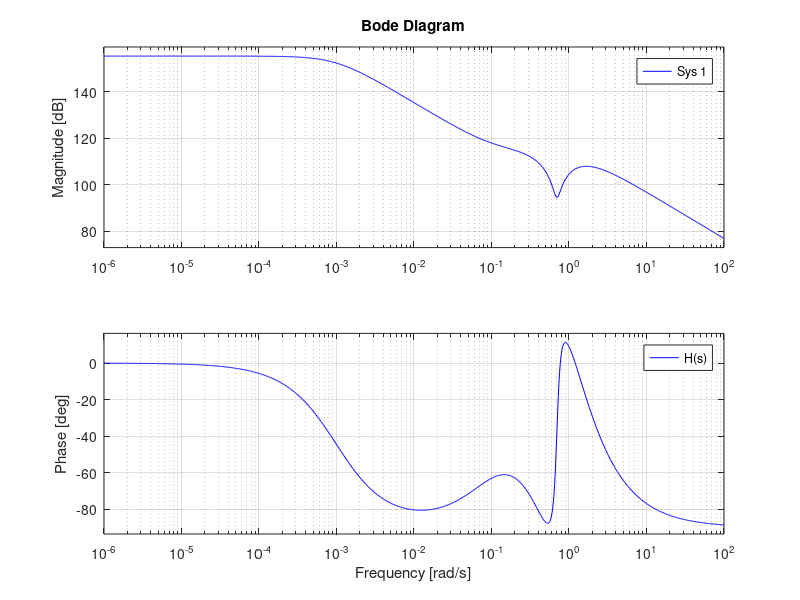

The MATLAB script that drew this image:
load('supply.mat');
load('supplyABC.mat');
Mtot = vesselABC.MA + vesselABC.MRB; % Mass matrix
M_diag = [Mtot(1,1), 0, 0;
     0, Mtot(2,2), Mtot(2,6);
     0, Mtot(2,6), Mtot(6,6)];

D = diag([vessel.Bv(1,1), vessel.Bv(2,2), vessel.Bv(6,6)]);

M_inv = inv(M_diag);
D_diag = D;

t_p = 9;
% Random tuning parameters / placeholders
omega_1 = 2 * pi / t_p; % har vi bølgespektrum? 7.5
omega_c1 = 1.2*omega_1;
zeta_ni = 1.0; % 7.34 i kompendie
zeta_n = 0.1; % 7.34 i kompendie
t = 1000;

lambda = diag([0.01, 0.01, 0.01]);
omega = diag([omega_1, omega_1, omega_1]);

%Matrix Aw og Cw
Aw=[zeros(3,3), eye(3); -omega*omega, -2*lambda*omega];
Cw= [zeros(3,3), eye(3)];
B_npo = [zeros(6,3); eye(3)];
B_u = diag([1, 1, 1]);


% Bias time constants
Tb = diag([t, t, t]); % Bør være 1000 slik at vi kan se at b_dot går mot 0 eller ikke
Tb_inv = inv(Tb);

% Definerer K'ene til K1,K2,K3,K4 for nonlinear adaptive observer
k1 = - 2 * (zeta_ni - zeta_n) * (omega_c1 / omega_1);
k2 = k1;
k3 = k1;

k4 = 2 * omega_1 * (zeta_ni - zeta_n);
k5 = k4;
k6 = k4;

k7 = omega_c1;
k8 = k7;
k9 = k7;

K1 = [diag([k1, k2, k3]); diag([k4, k5, k6])];
K2 = diag([k7, k8, k9]);

%k12 = Mtot(1, 1);
%k14 = Mtot(2, 2);
%k15 = Mtot(6, 6);
k13 = M_diag(1,1);
k14 = M_diag(2,2);
k15 = M_diag(3,3);
%K4 = diag([k13, k14*1e1, k15*1e-2])*gamma;
K4 = diag([M_diag(1,1), M_diag(1,1), M_diag(1,1)])*1e-1;
K3 = 0.1* K4; % Fra fossen

display(omega_1);
display((K3(1,1))/K4(1,1));
display(K3);
display(K4);
display(M_diag);
display(M_inv);
display(D_diag);
disp("Observer has initilized")


% Mekker bodeplott
H_s = cell(3, 1);
H_0 = cell(3, 1);
for i = 1:3
    o = omega_1;
    o_c = omega_c1;
    z = zeta_n;
    z_n = zeta_ni;
    h0_1 = tf([1, 2*z*o, o*o], [1, 2*z_n*o_c, o_c*o_c]);
    h0_2 = tf(1, [1, o_c]);
    h0 = h0_2*h0_1;
    hb = K4(i,i)*tf([1, K3(i,i)/K4(i,i)], [1, 1/t]);
    h = h0*hb;
    H_0{i} = h0;
    H_s{i} = h;
end
w_test = logspace(-6, 2, 1000);
A_0 = [Aw zeros(6,3); zeros(3,6) zeros(3,3)];
B_0 = [zeros(6,3); eye(3)];
C_0 = [Cw eye(3)];

B = [B_0; zeros(3,3)];
display(B_0);

display(Cw)
% Define Laplace variable s
%s = tf('s');

% Define observer gain matrix K (you should have this from your observer design)
K0 = [K1; K2]; 

% Transfer function H_0(s)
%H_0 = C_0 * inv(s * eye(size(A_0)) + A_0 - K0 * C_0) * B_0;
%H_B = K4 + inv(s*eye(size(Tb_inv)) + Tb_inv)*K3;

%H_s = H_0*H_B;
figure;
hold on;
colors = ['b', 'r', 'g'];  % Definer farger for å differensiere plottene
for i = 1:1
    bode(H_s{i}, w_test, colors(i));
end
legend('H(s)');
grid on;